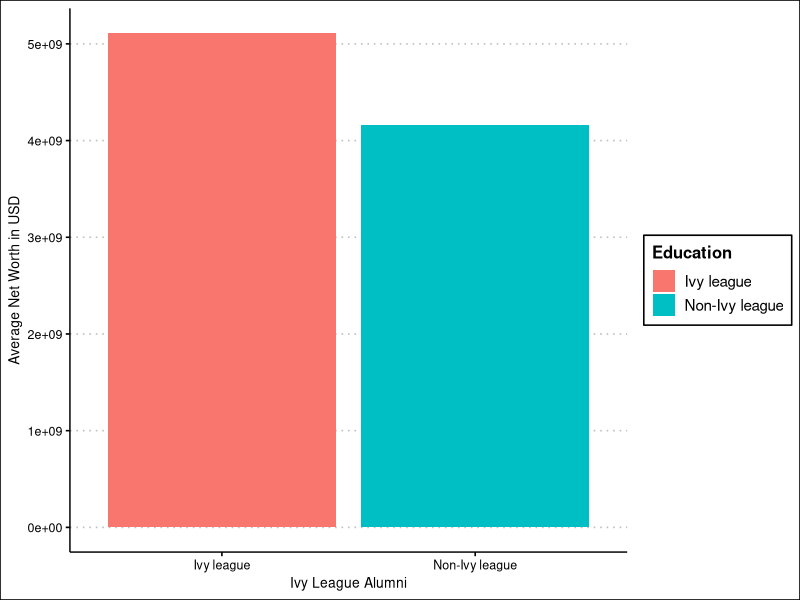
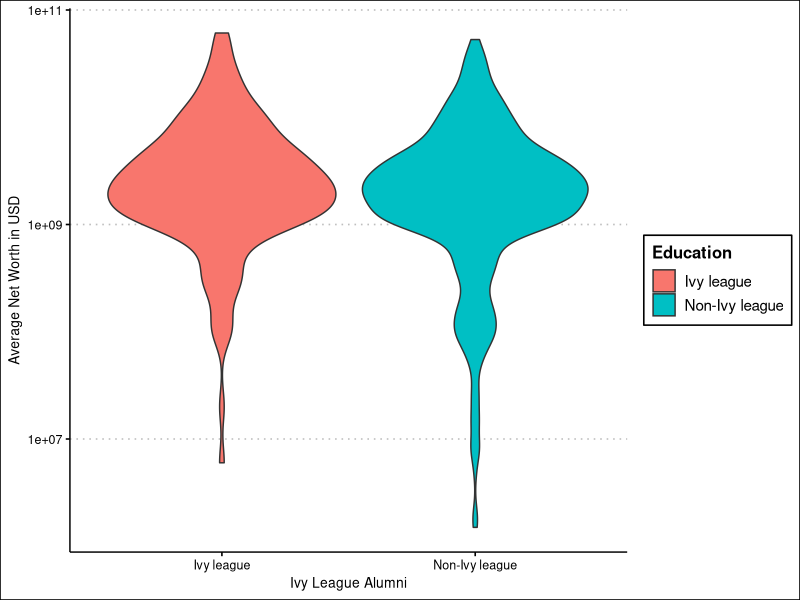
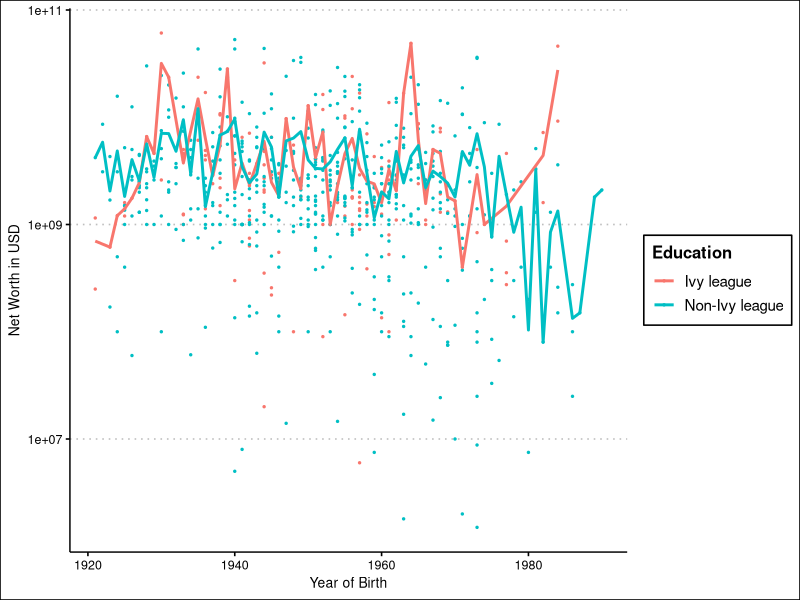
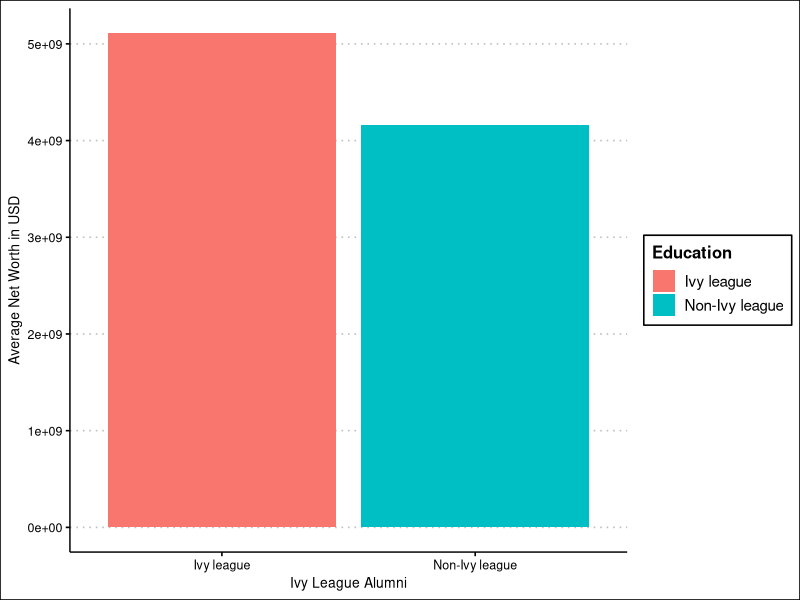
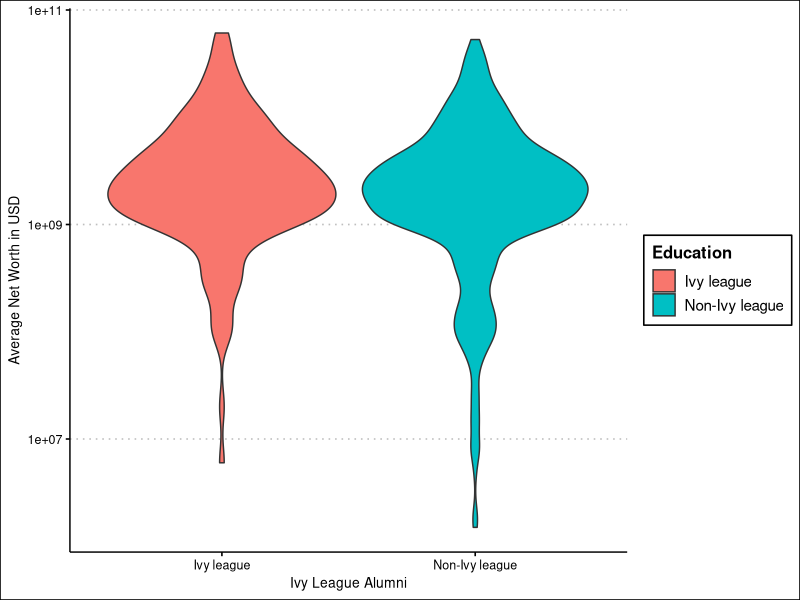
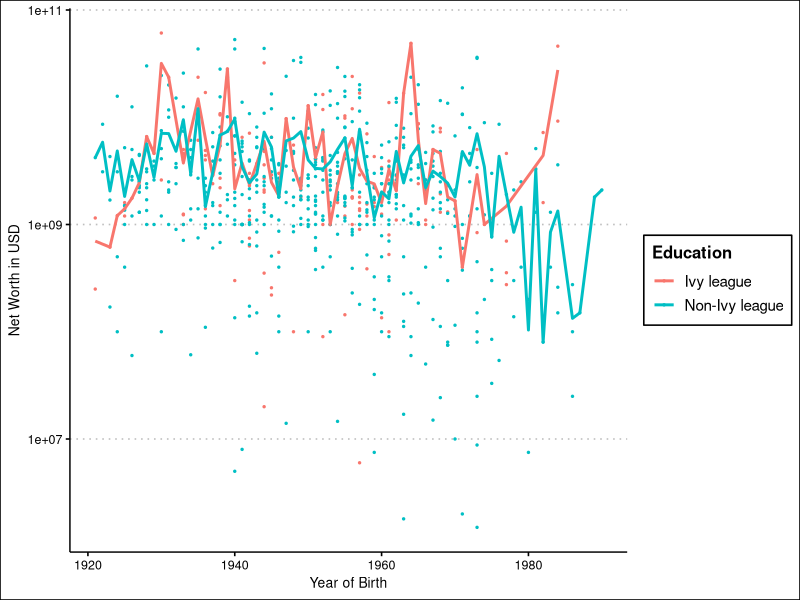

Write R code to recreate these figures, in order.
#Script for plotting first results 

library(tidyverse)
library(scales)
library("ggthemes")

datafile <- read_csv('results.csv')

##BAR 1: Difference in Net Worth WITHIN Ivy League Alumni############
## Note: not included in report, was the first plot we did#

datafile <- read_csv('results.csv')
#Simply grouping by the Ivy (almaMater), then averaging net worth per Ivy 
data_gr_per_ivy<- datafile|>
  group_by(almaMater)|>
  summarise(avg_networth = mean(networth))
print(data_gr_per_ivy)


barplot1 <- ggplot(data= data_gr_per_ivy)+aes(x=almaMater,y=avg_networth)+
  geom_col()+
  xlab(NULL)+
  labs(
    color= 'Ivy League School',
    title='Average Net Worth of Ivy League Alumni on Wikipedia',
    y= "Average Net Worth in USD"
  )
#print(barplot1)
#ggsave('barplot1.png')


##BAR 2: Difference in the average net worth of Ivy and Non-Ivy Students #########

datacombined <- read_csv('not_rich_with_birth_year_after_1920.csv') 
sum(datacombined$ivy_league, na.rm = TRUE)/nrow(datacombined)*100

#This dataframe has "true/false" established for each person, 
#filtering if they have an Ivy League within their academic history in Wiki
data_divided<- datacombined |> 
  mutate(
    networth = as.numeric(networth),
    #Transforming the true/false to what it stands for
    ivy_league = ifelse(ivy_league, "Ivy league", "Non-Ivy league")
  )|>
  group_by(ivy_league)

data_divided_mean<- data_divided |> 
  #Getting the networth average per section of alumni, excluding N/A entries
  summarise(networth=mean(networth,na.rm=TRUE))
print(data_divided)

barplot2 <- ggplot(data= data_divided_mean)+
  aes(x= ivy_league, y=networth, fill= ivy_league)+
  geom_col()+
  labs(
    x= "Ivy League Alumni",
    y= "Average Net Worth in USD",
    fill = 'Education'
  )+
  theme_clean()
    
print(barplot2)
ggsave('barplot.pdf')

violinplot <- ggplot(data= data_divided)+
  aes(x= ivy_league, y=networth, fill= ivy_league)+
  geom_violin()+
  labs(
    x= "Ivy League Alumni",
    y= "Average Net Worth in USD",
    fill = 'Education'
  )+
  scale_y_log10()+
  theme_clean()

print(violinplot)
ggsave('violin.pdf')
  

#### BAR 3: net worth in y, each person by birth year in x

datawithyears <- read_csv('not_rich_with_birth_year_after_1920.csv')|>
  mutate(
    networth = as.numeric(networth),
    birthYear= as.numeric(birthYear),
    ivy_league = ifelse(ivy_league, "Ivy league", "Non-Ivy league"))

averages <- datawithyears|>
  group_by(birthYear, ivy_league)|>
  summarise(avg_networth = mean(networth,na.rm= TRUE))|>
  ungroup()

barplot3 <- ggplot(data= datawithyears)+
  aes(x=birthYear, y=networth, color=ivy_league)+
  geom_point(size = 0.5)+
  geom_line(data = averages, aes(x= birthYear, y= avg_networth, color= ivy_league), size=1)+
  scale_y_log10()+
  labs(
    x= "Year of Birth",
    y= "Net Worth in USD", 
    color = 'Education'
  )+
  theme_clean()

print(barplot3)
ggsave('scatterlineplot.pdf')
